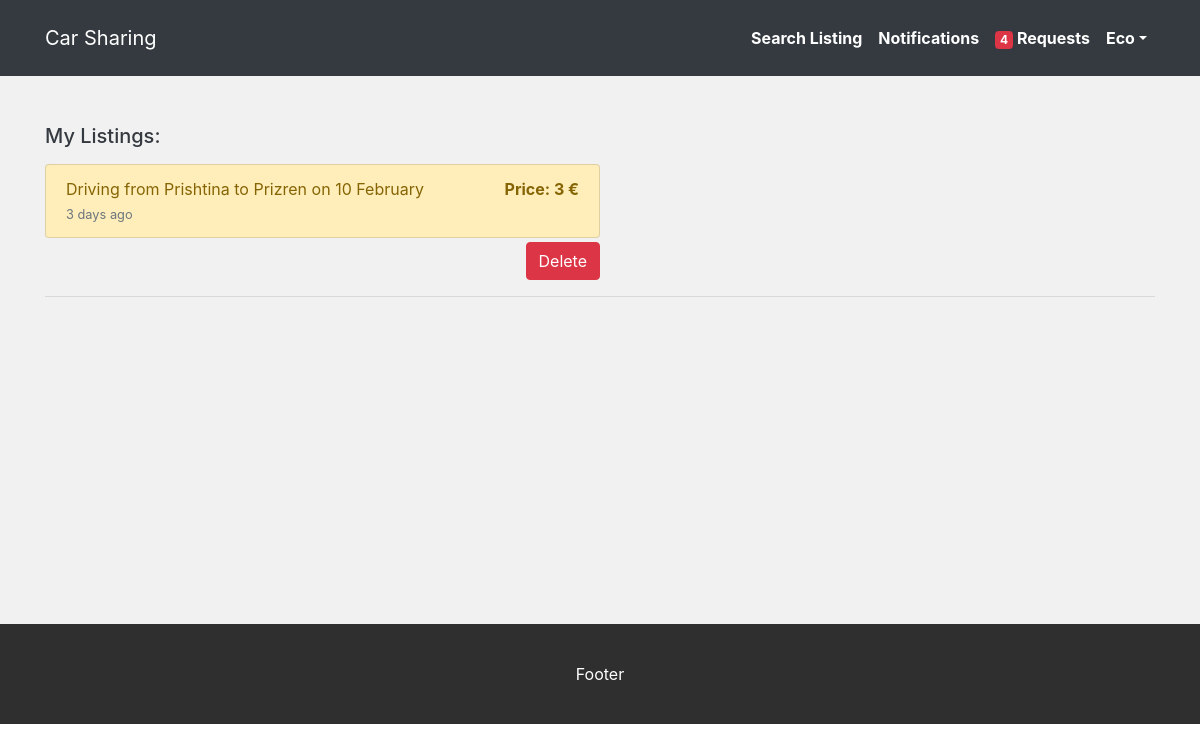
The app's page /my-listings (signed in) with its own data.
### models.py (models this page shows, shortened)
class User(db.Model):
    __tablename__ = 'users'
    id = db.Column(db.Integer, primary_key=True)
    first_name = db.Column(db.String(45))
    last_name = db.Column(db.String(45))
    email = db.Column(db.String(255))
    password = db.Column(db.String(255))
    created_at = db.Column(db.DateTime, server_default=func.now())
    updated_at = db.Column(db.DateTime, server_default=func.now(), onupdate=func.now())
    listings_requested_by_this_user = db.relationship('Listing', secondary=requests, lazy='dynamic',backref=db.backref('users', lazy=True))

class Listing(db.Model):
    __tablename__ = 'listings'
    id = db.Column(db.Integer, primary_key=True)
    user_id = db.Column(db.Integer, db.ForeignKey("users.id", ondelete="cascade", onupdate='cascade'), nullable=False)
    location_from = db.Column(db.String())
    location_to = db.Column(db.String())
    description = db.Column(db.String())
    date = db.Column(db.DateTime)
    price = db.Column(db.String)
    created_at = db.Column(db.DateTime, server_default=func.now())
    updated_at = db.Column(db.DateTime, server_default=func.now(), onupdate=func.now())
    user = db.relationship('User', foreign_keys=[user_id], backref="user_listings")
    users_request_this_listing = db.relationship('User', secondary=requests, lazy='dynamic', backref=db.backref('listings', lazy=True))

### controller_functions.py (the view)
def my_listings():
    logged_in_user = User.query.filter_by(id=session['user_id']).first_or_404("Not logged in")
    listings = Listing.query.filter(Listing.user_id==session['user_id']).all()
    for listing in listings:
        listing.month = listing.date.strftime("%B")
        listing.day = listing.date.day
    return render_template("user_listings.html", listings=listings, logged_in_user=logged_in_user)

### templates/user_listings.html
{% include 'includes/header.html' %}
<div class="container my-5 content-height">
    <h5 class="mb-3 text-dark">My Listings:</h5>
    {% for listing in listings %}
    <div class="list-group listing-group justify-content-start">
        <a href="/{{listing.id}}/details" class="col-sm-12 col-md-9 col-lg-6 mb-1 list-group-item list-group-item-action list-group-item-warning">
            <div class="d-flex justify-content-between align-items-center">
                <span>{{listing.description}} on {{listing.day}} {{listing.month}}</span>
                <span id="listing-price">Price: {{listing.price}} &euro;</span>
            </div>
            <small class="text-muted">3 days ago</small>
        </a>
    </div>
    <div class="col-sm-12 col-md-9 col-lg-6" id="delete-listing">
        <form action="/delete-listing/{{listing.id}}" method="post">
            <input type="submit" class="btn btn-danger" value="Delete">
        </form>
    </div>
    <hr>
    {% endfor %}
</div>
{% include 'includes/footer.html' %}

### templates/includes/header.html (shortened to what this page needs)
<!DOCTYPE html>
<html lang="en">
<head>
    <link rel="stylesheet" type="text/css" href="{{ url_for('static', filename='css/bootstrap.min.css') }}">
    <link rel="stylesheet" href="https://use.fontawesome.com/releases/v5.8.2/css/all.css"
>
    <link rel="stylesheet" type="text/css" href="{{ url_for('static', filename='css/style.css') }}">
</head>
<div id="wrapper">
<body>
    <div id="header" class="full-rel-left">
        <nav class="navbar navbar-expand-lg navbar-dark">
            <div class="container">
                <a href="/" class="navbar-brand">Car Sharing</a>
                <div class="collapse navbar-collapse justify-content-end" id="navbarSupportedContent">
                    <ul class="navbar-nav ml-auto nav-flex-icons">
                        {% if(logged_in_user) %}
                        <li class="nav-item active">
                            <a class="nav-link" href="/">Search Listing</a>
                        </li>
                        <li class="nav-item active">
                            <a class="nav-link" href="/notifications">Notifications</a>
                        </li>
                        <li class="nav-item">
                            <a class="nav-link" href="/requests"><span class="badge badge-danger mr-1">4</span>Requests</a>
                        </li>
                        <li class="nav-item dropdown">
                            <a class="nav-link dropdown-toggle" data-toggle="dropdown" role="button"
                                aria-haspopup="true" aria-expanded="false">{{logged_in_user.first_name}}</a>
                        </li>
                        {% endif %}
                    </ul>
                </div>
            </div>
        </nav>
    </div>

### static/css/style.css (style rules this page uses)
#wrapper { background-color: #f1f1f1; }
.full-rel-left { width: 100%; }
#header { padding: 10px 0; background-color: #343A40; }
.navbar-dark .navbar-nav .nav-link { color: #fff; font-weight: bolder; }
#listing-price { font-weight: bolder; }
div.content-height { min-height: 300px; }
#delete-listing { display: flex; justify-content: flex-end; padding-right: 0; }

### records on screen
User: first_name "Eco"
Listing: description "Driving from Prishtina to Prizren", day "10", month "February", price "3"
